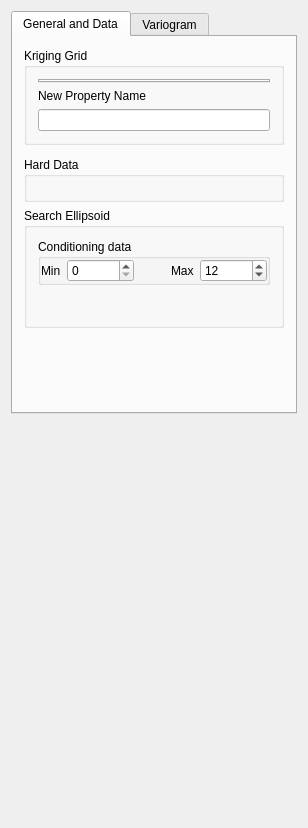
<?xml version="1.0" encoding="UTF-8"?>
<ui version="4.0">
 <class>Kriging_Parameters</class>
 <widget class="QWidget" name="Kriging_Parameters">
  <property name="geometry">
   <rect>
    <x>0</x>
    <y>0</y>
    <width>297</width>
    <height>828</height>
   </rect>
  </property>
  <property name="windowTitle">
   <string>Kriging Parameters</string>
  </property>
  <property name="AlgorithmCategory" stdset="0">
   <string>Estimation</string>
  </property>
  <property name="AlgorithmDescription" stdset="0">
   <string>SK, OK, KT and block kriging</string> 
  </property>
  <layout class="QVBoxLayout" name="verticalLayout_4">
   <item>
    <widget class="QTabWidget" name="tabWidget3">
     <property name="currentIndex">
      <number>0</number>
     </property>
     <widget class="QWidget" name="tab">
      <attribute name="title">
       <string>General and Data</string>
      </attribute>
      <layout class="QVBoxLayout" name="verticalLayout_3">
       <item>
        <widget class="QGroupBox" name="SimulationGrid">
         <property name="maximumSize">
          <size>
           <width>32767</width>
           <height>140</height>
          </size>
         </property>
         <property name="title">
          <string>Kriging Grid</string>
         </property>
         <layout class="QVBoxLayout" name="verticalLayout">
          <item>
           <widget class="GridSelector" name="Grid_Name">
            <property name="currentIndex">
             <number>1</number>
            </property>
           </widget>
          </item>
          <item>
           <widget class="QLabel" name="TextLabel2">
            <property name="text">
             <string>New Property Name</string>
            </property>
            <property name="wordWrap">
             <bool>false</bool>
            </property>
           </widget>
          </item>
          <item>
           <widget class="QLineEdit" name="Property_Name"/>
          </item>
         </layout>
        </widget>
       </item>
       <item>
        <widget class="KrigingTypeSelector" name="Kriging_Type"/>
       </item>
       <item>
        <widget class="QGroupBox" name="GroupBox3">
         <property name="title">
          <string>Hard Data</string>
         </property>
         <layout class="QHBoxLayout">
          <property name="spacing">
           <number>6</number>
          </property>
          <property name="margin">
           <number>11</number>
          </property>
          <item>
           <widget class="PropertySelector" name="Hard_Data"/>
          </item>
         </layout>
        </widget>
       </item>
       <item>
        <widget class="QGroupBox" name="GroupBox9">
         <property name="title">
          <string>Search Ellipsoid</string>
         </property>
         <layout class="QVBoxLayout" name="verticalLayout_2">
          <item>
           <widget class="QGroupBox" name="groupBox5">
            <property name="title">
             <string>Conditioning data</string>
            </property>
            <layout class="QGridLayout">
             <property name="margin">
              <number>0</number>
             </property>
             <item row="0" column="0">
              <layout class="QHBoxLayout">
               <property name="margin">
                <number>0</number>
               </property>
               <item>
                <widget class="QLabel" name="TextLabel2_2_2_2_3">
                 <property name="text">
                  <string>Min</string>
                 </property>
                 <property name="wordWrap">
                  <bool>false</bool>
                 </property>
                </widget>
               </item>
               <item>
                <widget class="QSpinBox" name="Min_Conditioning_Data">
                 <property name="minimum">
                  <number>0</number>
                 </property>
                 <property name="maximum">
                  <number>999999</number>
                 </property>
                 <property name="value">
                  <number>0</number>
                 </property>
                </widget>
               </item>
               <item>
                <spacer>
                 <property name="orientation">
                  <enum>Qt::Vertical</enum>
                 </property>
                 <property name="sizeType">
                  <enum>QSizePolicy::Expanding</enum>
                 </property>
                 <property name="sizeHint" stdset="0">
                  <size>
                   <width>31</width>
                   <height>20</height>
                  </size>
                 </property>
                </spacer>
               </item>
               <item>
                <widget class="QLabel" name="TextLabel2_2_2_2_3_2">
                 <property name="text">
                  <string>Max</string>
                 </property>
                 <property name="wordWrap">
                  <bool>false</bool>
                 </property>
                </widget>
               </item>
               <item>
                <widget class="QSpinBox" name="Max_Conditioning_Data">
                 <property name="minimum">
                  <number>0</number>
                 </property>
                 <property name="maximum">
                  <number>999999</number>
                 </property>
                 <property name="value">
                  <number>12</number>
                 </property>
                </widget>
               </item>
              </layout>
             </item>
            </layout>
           </widget>
          </item>
          <item>
           <widget class="EllipsoidInput" name="Search_Ellipsoid">
            <property name="title" stdset="0">
             <string/>
            </property>
           </widget>
          </item>
          <item>
           <widget class="AdvancedNeighborhoodInput" name="AdvancedSearch"/>
          </item>
          <item>
           <spacer name="spacer">
            <property name="orientation">
             <enum>Qt::Vertical</enum>
            </property>
            <property name="sizeType">
             <enum>QSizePolicy::Expanding</enum>
            </property>
            <property name="sizeHint" stdset="0">
             <size>
              <width>20</width>
              <height>17</height>
             </size>
            </property>
           </spacer>
          </item>
         </layout>
        </widget>
       </item>
       <item>
        <spacer>
         <property name="orientation">
          <enum>Qt::Vertical</enum>
         </property>
         <property name="sizeType">
          <enum>QSizePolicy::Expanding</enum>
         </property>
         <property name="sizeHint" stdset="0">
          <size>
           <width>20</width>
           <height>31</height>
          </size>
         </property>
        </spacer>
       </item>
      </layout>
     </widget>
     <widget class="QWidget" name="tab">
      <attribute name="title">
       <string>Variogram</string>
      </attribute>
      <layout class="QVBoxLayout">
       <property name="margin">
        <number>0</number>
       </property>
       <item>
        <widget class="QGroupBox" name="GroupBox11">
         <property name="title">
          <string>Variogram</string>
         </property>
         <layout class="QVBoxLayout">
          <property name="spacing">
           <number>6</number>
          </property>
          <property name="margin">
           <number>11</number>
          </property>
          <item>
           <widget class="VariogramInput" name="Variogram"/>
          </item>
         </layout>
        </widget>
       </item>
       <item>
        <spacer>
         <property name="orientation">
          <enum>Qt::Vertical</enum>
         </property>
         <property name="sizeType">
          <enum>QSizePolicy::Expanding</enum>
         </property>
         <property name="sizeHint" stdset="0">
          <size>
           <width>20</width>
           <height>131</height>
          </size>
         </property>
        </spacer>
       </item>
      </layout>
     </widget>
    </widget>
   </item>
   <item>
    <spacer>
     <property name="orientation">
      <enum>Qt::Vertical</enum>
     </property>
     <property name="sizeType">
      <enum>QSizePolicy::Expanding</enum>
     </property>
     <property name="sizeHint" stdset="0">
      <size>
       <width>20</width>
       <height>16</height>
      </size>
     </property>
    </spacer>
   </item>
  </layout>
 </widget>
 <layoutdefault spacing="6" margin="11"/>
 <pixmapfunction>qPixmapFromMimeSource</pixmapfunction>
 <customwidgets>
  <customwidget>
   <class>VariogramInput</class>
   <extends>QWidget</extends>
   <header>GsTLAppli/extra/qtplugins/variogram_input.h</header>
  </customwidget>
  <customwidget>
   <class>KrigingTypeSelector</class>
   <extends>QWidget</extends>
   <header>GsTLAppli/extra/qtplugins/kriging_type_selector.h</header>
  </customwidget>
  <customwidget>
   <class>EllipsoidInput</class>
   <extends>QWidget</extends>
   <header>GsTLAppli/extra/qtplugins/ellipsoid_input.h</header>
  </customwidget>
  <customwidget>
   <class>GridSelector</class>
   <extends>QTabWidget</extends>
   <header>GsTLAppli/extra/qtplugins/selectors.h</header>
  </customwidget>
  <customwidget>
   <class>AdvancedNeighborhoodInput</class>
   <extends>QWidget</extends>
   <header>GsTLAppli/extra/qtplugins/neighborhood_filter_input.h</header>
  </customwidget>
  <customwidget>
   <class>PropertySelector</class>
   <extends>QWidget</extends>
   <header>GsTLAppli/extra/qtplugins/selectors.h</header>
  </customwidget>
 </customwidgets>
 <includes>
  <include location="local">gridselector.h</include>
  <include location="local">krigingtypeselector.h</include>
  <include location="local">propertyselector.h</include>
  <include location="local">ellipsoidinput.h</include>
  <include location="local">gstl_table.h</include>
  <include location="local">gstl_table.h</include>
  <include location="local">variograminput.h</include>
 </includes>
 <resources/>
 <connections/>
</ui>
